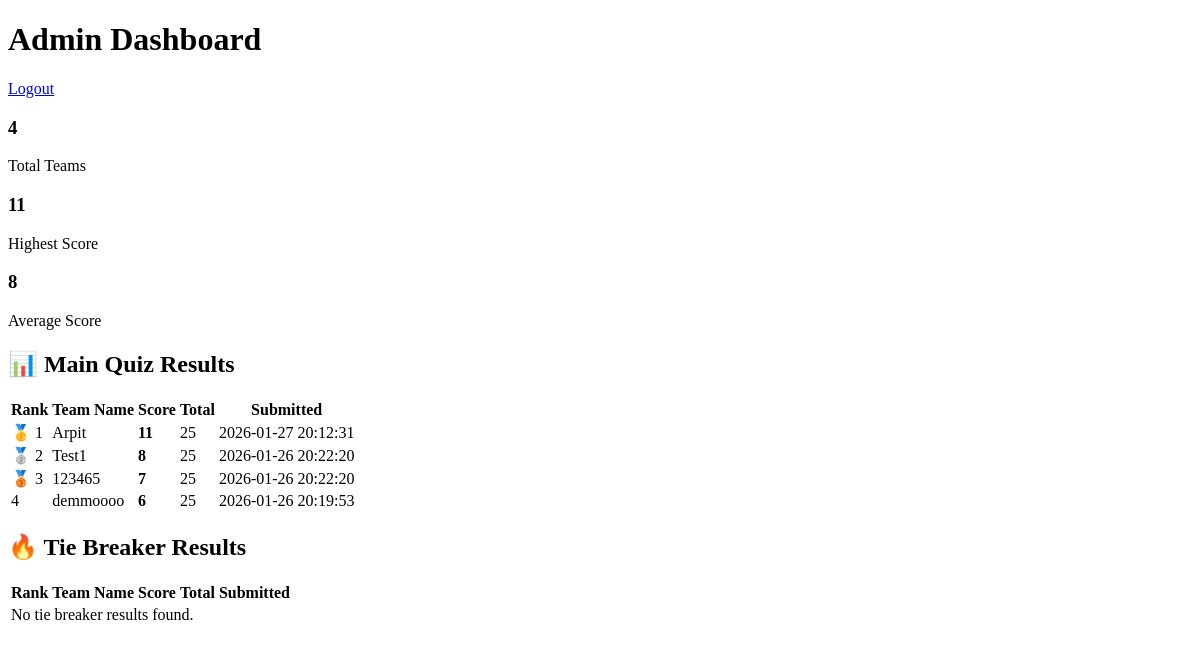
The page /admin/dashboard.php (signed in) on the database its author committed.
### tables this page shows
CREATE TABLE `results` (
  `id` int(11) NOT NULL AUTO_INCREMENT,
  `user_name` varchar(100) DEFAULT NULL,
  `score` int(11) DEFAULT NULL,
  `total_questions` int(11) DEFAULT NULL,
  `timestamp` datetime DEFAULT current_timestamp(),
  PRIMARY KEY (`id`)
);

### admin/dashboard.php (the view, shortened to what this page needs)
<?php
include '../db.php';
$mainResults = $conn->query("
    SELECT
        id,
        user_name,
        score,
        total_questions,
        timestamp
    FROM results
    ORDER BY score DESC, timestamp ASC
");
$tieResults = $conn->query("
    SELECT
        id,
        team_name,
        score,
        submitted_at
    FROM tie_results
    ORDER BY score DESC, submitted_at ASC
");
$totalTeams = 0;
$topScore = 0;
$averageScore = 0;
$statsResult = $conn->query("
    SELECT
        COUNT(*) AS total_teams,
        COALESCE(MAX(score), 0) AS top_score,
        COALESCE(AVG(score), 0) AS average_score
    FROM results
");
if ($statsResult) {
    $stats = $statsResult->fetch_assoc();
    $totalTeams = (int)$stats['total_teams'];
    $topScore = (int)$stats['top_score'];
    $averageScore = round((float)$stats['average_score'], 2);
}
?>
<!DOCTYPE html>
<html>
<head>
</head>
<body>
<div class="header">
    <h1>Admin Dashboard</h1>
    <a href="logout.php" class="logout">Logout</a>
</div>
<div class="container">
    <div class="stats">
        <div class="stat-card">
            <h3><?= $totalTeams ?></h3>
            <p>Total Teams</p>
        </div>
        <div class="stat-card">
            <h3><?= $topScore ?></h3>
            <p>Highest Score</p>
        </div>
        <div class="stat-card">
            <h3><?= $averageScore ?></h3>
            <p>Average Score</p>
        </div>
    </div>
    <h2>📊 Main Quiz Results</h2>
    <table>
        <tr>
            <th>Rank</th>
            <th>Team Name</th>
            <th>Score</th>
            <th>Total</th>
            <th>Submitted</th>
        </tr>
        <?php if ($mainResults && $mainResults->num_rows > 0): ?>
            <?php
            $rank = 1;
            ?>
            <?php while ($row = $mainResults->fetch_assoc()): ?>
                <?php
                $rankClass = '';
                if ($rank === 1) {
                    $rankClass = 'rank-1';
                } elseif ($rank === 2) {
                    $rankClass = 'rank-2';
                } elseif ($rank === 3) {
                    $rankClass = 'rank-3';
                }
                ?>
                <tr class="<?= $rankClass ?>">
                    <td>
                        <?php
                        if ($rank === 1) {
                            echo '🥇 1';
                        } elseif ($rank === 2) {
                            echo '🥈 2';
                        } elseif ($rank === 3) {
                            echo '🥉 3';
                        } else {
                            echo $rank;
                        }
                        ?>
                    </td>
                    <td>
                        <?= htmlspecialchars($row['user_name'], ENT_QUOTES, 'UTF-8') ?>
                    </td>
                    <td>
                        <strong><?= (int)$row['score'] ?></strong>
                    </td>
                    <td>
                        <?= (int)$row['total_questions'] ?>
                    </td>
                    <td>
                        <?= htmlspecialchars($row['timestamp'], ENT_QUOTES, 'UTF-8') ?>
                    </td>
                </tr>
                <?php $rank++; ?>
            <?php endwhile; ?>
        <?php endif; ?>
    </table>
    <h2>🔥 Tie Breaker Results</h2>
    <table>
        <tr>
            <th>Rank</th>
            <th>Team Name</th>
            <th>Score</th>
            <th>Total</th>
            <th>Submitted</th>
        </tr>
        <?php if ($tieResults && $tieResults->num_rows > 0): ?>
            <?php
            $rank = 1;
            ?>
            <?php while ($row = $tieResults->fetch_assoc()): ?>
                <?php
                $rankClass = '';
                if ($rank === 1) {
                    $rankClass = 'rank-1';
                } elseif ($rank === 2) {
                    $rankClass = 'rank-2';
                } elseif ($rank === 3) {
                    $rankClass = 'rank-3';
                }
                ?>
                <tr class="<?= $rankClass ?>">
                    <td>
                        <?php
                        if ($rank === 1) {
                            echo '🥇 1';
                        } elseif ($rank === 2) {
                            echo '🥈 2';
                        } elseif ($rank === 3) {
                            echo '🥉 3';
                        } else {
                            echo $rank;
                        }
                        ?>
                    </td>
                    <td>
                        <?= htmlspecialchars($row['team_name'], ENT_QUOTES, 'UTF-8') ?>
                    </td>
                    <td>
                        <strong><?= (int)$row['score'] ?></strong>
                    </td>
                    <td>
                        5
                    </td>
                    <td>
                        <?= htmlspecialchars($row['submitted_at'], ENT_QUOTES, 'UTF-8') ?>
                    </td>
                </tr>
                <?php $rank++; ?>
            <?php endwhile; ?>
        <?php else: ?>
            <tr>
                <td colspan="5" class="no-results">
                    No tie breaker results found.
                </td>
            </tr>
        <?php endif; ?>
    </table>
</div>
</body>
</html>

### admin/dashboard.php (style rules this page uses)
body { font-family:Poppins,Arial,sans-serif; background:#f5f7fb; margin:0; }
.header { background:linear-gradient(135deg,#1d2671,#c33764); color:#fff; padding:20px; text-align:center; position:relative; }
.header h1 { margin:0; }
.container { padding:20px; }
.stats { display:flex; gap:15px; margin-bottom:30px; flex-wrap:wrap; }
.stat-card { flex:1; min-width:180px; background:#fff; padding:20px; border-radius:12px; box-shadow:0 5px 18px rgba(0,0,0,0.08); text-align:center; }
.stat-card h3 { margin:0; font-size:28px; color:#1d2671; }
.stat-card p { margin:5px 0 0; color:#666; }
table { border-collapse:collapse; width:100%; background:#fff; margin-bottom:40px; box-shadow:0 5px 18px rgba(0,0,0,0.05); }
th,td { padding:10px; border:1px solid #ccc; text-align:center; }
th { background:#1d2671; color:#fff; }
tr:nth-child(even) { background:#fafafa; }
h2 { color:#1d2671; }
.logout { position:absolute; right:20px; top:25px; color:#fff; text-decoration:none; font-weight:bold; }
.rank-1 { background:#fff4c2 !important; font-weight:bold; }
.rank-2 { background:#eeeeee !important; font-weight:bold; }
.rank-3 { background:#f7e4d4 !important; font-weight:bold; }
.no-results { padding:20px; text-align:center; color:#666; }

### rows shown on the page
results: shows "🥇 1", user_name "Arpit", score "11", total_questions "25", timestamp "2026-01-27 20:12:31"
results: shows "🥈 2", user_name "Test1", score "8", total_questions "25", timestamp "2026-01-26 20:22:20"
results: shows "🥉 3", user_name "123465", score "7", total_questions "25", timestamp "2026-01-26 20:22:20"
results: user_name "demmoooo", score "6", total_questions "25", timestamp "2026-01-26 20:19:53"

### other values the page prints
$totalTeams "4"
$topScore "11"
$averageScore "8"
